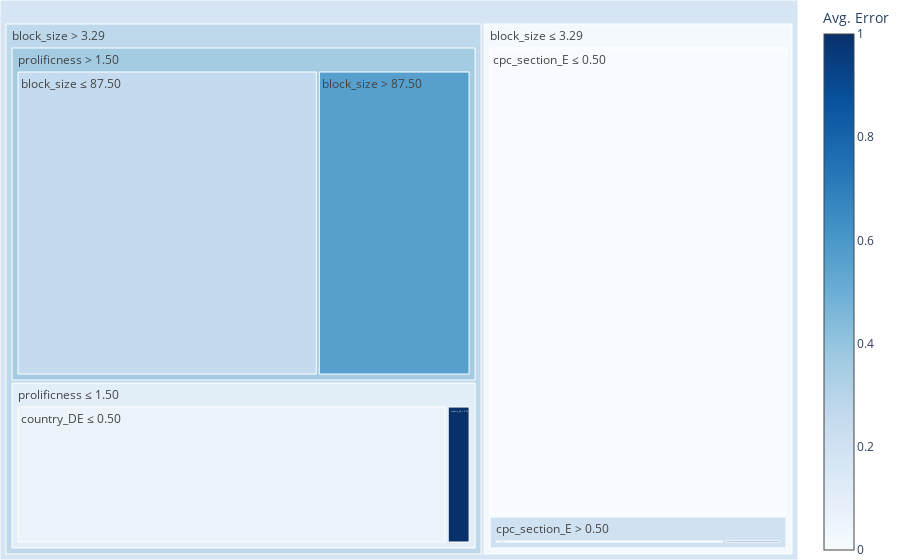

The notebook cell saved with this chart:
### Code cell
make_dt_regressor_plot(
                y,
                weights,
                features_df,
                numerical_features,
                categorical_features,
                max_depth=3,
                type="treemap")

### Figure 1 — Plotly figure (JSON) as saved in the notebook; plotly's stock layout.template omitted (floating-point values rounded to 4 significant figures)
{"data": [{"branchvalues": "total", "customdata": ["", "block_size ≤ 3.29", "block_size ≤ 3.29<br>    cpc_section_E ≤ 0.50", "block_size ≤ 3.29<br>    cpc_section_E > 0.50", "block_size ≤ 3.29<br>    cpc_section_E > 0.50<br>    block_size ≤ 1.50", "block_size ≤ 3.29<br>    cpc_section_E > 0.50<br>    block_size > 1.50", "block_size > 3.29", "block_size > 3.29<br>    prolificness ≤ 1.50", "block_size > 3.29<br>    prolificness ≤ 1.50<br>    country_DE ≤ 0.50", "block_size > 3.29<br>    prolificness ≤ 1.50<br>    country_DE > 0.50", "block_size > 3.29<br>    prolificness > 1.50", "block_size > 3.29<br>    prolificness > 1.50<br>    block_size ≤ 87.50", "block_size > 3.29<br>    prolificness > 1.50<br>    block_size > 87.50"], "hovertemplate": "<b>Avg. Error:</b> %{color:.2f}<br><b>Size:</b> %{value}<br><b>Path:</b><br>    %{customdata}<extra></extra>", "ids": ["node_0", "node_1", "node_2", "node_3", "node_4", "node_5", "node_6", "node_7", "node_8", "node_9", "node_10", "node_11", "node_12"], "labels": ["", "block_size ≤ 3.29", "cpc_section_E ≤ 0.50", "cpc_section_E > 0.50", "block_size ≤ 1.50", "block_size > 1.50", "block_size > 3.29", "prolificness ≤ 1.50", "country_DE ≤ 0.50", "country_DE > 0.50", "prolificness > 1.50", "block_size ≤ 87.50", "block_size > 87.50"], "marker": {"colorbar": {"title": {"text": "Avg. Error"}}, "colors": [0.1712, 0.01351, 0, 0.2, 0, 1, 0.2738, 0.1053, 0.05556, 1, 0.3583, 0.2553, 0.5613], "colorscale": [[0, "rgb(247,251,255)"], [0.125, "rgb(222,235,247)"], [0.25, "rgb(198,219,239)"], [0.375, "rgb(158,202,225)"], [0.5, "rgb(107,174,214)"], [0.625, "rgb(66,146,198)"], [0.75, "rgb(33,113,181)"], [0.875, "rgb(8,81,156)"], [1, "rgb(8,48,107)"]]}, "parents": ["", "node_0", "node_1", "node_1", "node_3", "node_3", "node_0", "node_6", "node_7", "node_7", "node_6", "node_10", "node_10"], "type": "treemap", "values": [401, 158.0, 147.3, 10.68, 8.541, 2.135, 243.0, 81.14, 76.87, 4.271, 161.8, 107.4, 54.47]}], "layout": {"margin": {"b": 0, "l": 0, "r": 0, "t": 0}}}
